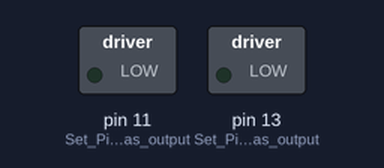
Simulated run of this sketch. Board: Arduino Uno, built with avr-gcc and run on an emulated ATmega328P. On the bench: switched loads named in the sketch (green lamp = pin HIGH).

Above: at 0.1 s.
At 5.1 s:
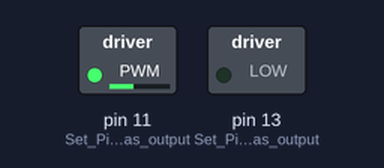
Timing chart, 0 to 6.6 s (numbered marks = the images above):
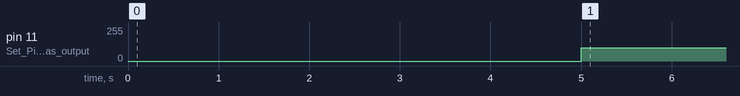

The sketch:

2_reverse.ino
```cpp
// Robot setup
void setup() {
  // Motor Set Up
  pinMode(13, OUTPUT);  // Set Pin 13 as output
  pinMode(11, OUTPUT);  // Set Pin 11 as output
}

// Main loop - runs repeatedly
void loop() {
  delay(5000);   // Wait 5 seconds
  reverse(100);    // Move at speed 100
}

// Reverse function - makes the robot move backward
void reverse(int motorspeed){
  digitalWrite(13, LOW);  // Turn off Pin 13 (to move backward)
  analogWrite(11, motorspeed);  // Set motor speed using pulse-width modulation (PWM)
}

// Drive function - makes the robot move
// void → This means the function doesn't "return" anything (it just does something).
// drive → This is the name of the function. We call this to make the robot move.
// (int motorspeed) → This is the "input." When we call drive(100), motorspeed = 100.
void drive(int motorspeed){
  digitalWrite(13, HIGH);  // Turn on Pin 13
  analogWrite(11, motorspeed);  // Set motor speed using pulse-width modulation (PWM)
}
```

Measured:
- by itself, pin 11 (Set_Pin_11_as_output): 0/255 → 100/255 at 5.0 s
